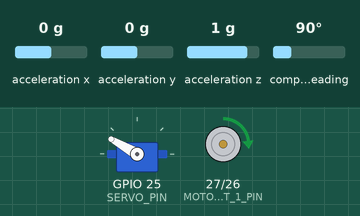
Recording of a sketch running on a simulated ESP32. On the bench: servo, motor-driver pin pairs drawn as motors (green arrow = first pin HIGH = forward, orange = second pin HIGH = backward, longer = more drive, scaled by the enable pin). The test bench sets the inputs (shaded band); at power-on: acceleration x 0 g, acceleration y 0 g, acceleration z 1 g, compass heading 90°. What the sketch prints to the serial monitor is not drawn.

Above: at 1.2 s.
1.3 s: acceleration x set to 0.8 g
At 2.1 s:
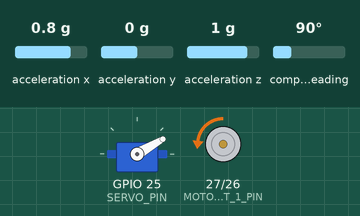
4.3 s: acceleration x set to -0.2 g
7.3 s: acceleration x set to -0.5 g
Timing chart, 0 to 16.3 s (numbered marks = the images above; inputs shaded):
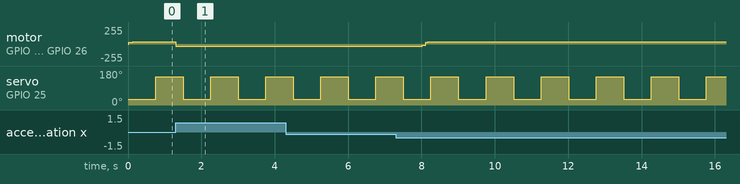

Measured:
- after the input at 1.3 s, motor on GPIO 27 (MOTOR_1_INPUT_1_PIN) / GPIO 26 (MOTOR_1_INPUT_2_PIN): forward 36/255 → backward 36/255 at once
- by itself, servo on GPIO 25 (SERVO_PIN): alternates 150° for 0.75 s and 30° for 0.75 s

The sketch:

Proyecto_dirigible.ino
```cpp
// Use only core 1 for demo purposes
#if CONFIG_FREERTOS_UNICORE
  static const BaseType_t app_cpu = 0;
#else
  static const BaseType_t app_cpu = 1;
#endif
//FREERTOS
///////////

//*****************************************************************************
// Libraries
#include <Adafruit_Sensor.h>
#include <Adafruit_BNO055.h>
#include <utility/imumaths.h>
#include <Wire.h>
#include <Servo.h>
//*****************************************************************************

//*****************************************************************************
// Defines
#define DELAY_PERIOD_MS 5
#define DELAY_FLOAT_IN_SECONDS (0.005f)
#define SWEEP_SERVO_DELAY_MS 750

//i2c
#define I2C_CLOCK_SPEED 400000
#define SDA 21
#define SCL 22


//Define motor pins and pwm channels
#define MIN_VOLTAGE_H_BRIDGE  2.4
#define ENABLE_1_PIN 33
#define MOTOR_1_INPUT_1_PIN 27
#define MOTOR_1_INPUT_2_PIN 26
#define PWM_FREQUENCY 30000
#define PWM_RESOLUTION_BITS 16
#define MOTOR_1_PWM_CHANNEL 0
#define MIN_PWM_FOR_DRIVER  3500
#define MAX_PWM_FOR_DRIVER  9200

//Servo Defines
#define SERVO_PIN 25
#define MIN_POS_SERVO 0
#define MAX_POS_SERVO 180
#define SWEEP_SPAN 60

//*****************************************************************************

//*****************************************************************************
// ENUM
enum motors{MOTOR_1 =0, MOTOR_2};
// Check I2C device address and correct line below (by default address is 0x29 or 0x28)
//                                   id, address
Adafruit_BNO055 bno = Adafruit_BNO055(55, 0x28);

//*****************************************************************************

//*****************************************************************************
// Global variables

//motors global
int pwm = MIN_PWM_FOR_DRIVER;


// Servo variables
Servo tail_servo;
int ang_pos_servo = 90;

//PID 1  VARIABLES
float PID_1_kp = 15;
float PID_1_ki = 1;
float PID_1_kd = 0.18;
float reference = 0;           //Should be pitch
float angle_error_PID_1 = 0.0;
float previous_angle_error_PID_1 = 0.0;
float PID_1_p = 0.0, PID_1_i = 0.0, PID_1_d = 0.0, PID_1_total = 0.0;
int u_k_PID_1 = MIN_PWM_FOR_DRIVER;


//PID 2  VARIABLES
float PID_2_kp = 200; //Mine was 8_
//float PID_2_ki = 8; //Mine was 0.2
float PID_2_kd = 1500; //Mine was 3100
float angle_error_PID_2 = 0.0;
float previous_angle_error_PID_2 = 0.0;
float PID_2_p = 0.0, PID_2_i = 0.0, PID_2_d = 0.0, PID_2_total = 0.0;
int u_k_PID_2 = MIN_PWM_FOR_DRIVER;

//IMU ADAFRUIT LIBRARY
sensors_event_t event;

//IMU ANGLES in degrees
float roll = 5;
float pitch = 6;
float yaw= 7;

//ANGLES REFERENCE VARIABLES
float roll_reference = 5;
float pitch_reference = 6;
float yaw_reference = 7;

//Semaphores
static SemaphoreHandle_t print_sem;     // Waits for parameter to be read
static SemaphoreHandle_t PID_1_sem;     // Waits for parameter to be read


//*****************************************************************************


//*****************************************************************************
// Functions
//MPU6050
void set_mpu6050(void);
void calibrate_mpu6050(void);

//MPU6050
void set_BNO055(void);

// MOTORS
void set_motor(void);
void set_motor_forward(motors A);
void set_motor_backward(motors A);
void set_servo(void);


//*****************************************************************************


//*****************************************************************************
// Tasks

// Producer: write a given number of times to shared buffer
void IMU_get_data(void *parameters)
{
  while(1)
  {
    bno.getEvent(&event);
    yaw = (float)event.orientation.x;
    pitch = (float)event.orientation.y;
    roll = (float)event.orientation.z;

    // Release the binary semaphore
    xSemaphoreGive(print_sem);
    xSemaphoreGive(PID_1_sem);
    vTaskDelay(DELAY_PERIOD_MS / portTICK_PERIOD_MS);
  }
}

void IMU_print_data(void *parameters)
{
  //delay(4000);
  //Serial.println("Pitch Pitch_reference uk");
  while(1)
  {
    xSemaphoreTake(print_sem, portMAX_DELAY);

    /*
    Serial.print(yaw);
    Serial.print(F(" "));
    */


//    Serial.print(pitch);
//    Serial.print(F(" "));

    /*
    Serial.print(roll);
    Serial.print(F(" "));
    */

    //References
    //Serial.println(yaw_reference);
    //Serial.print(F(" "));

//    Serial.print(pitch_reference);
//    Serial.print(F(" "));

    //Serial.println(roll_reference);
    //Serial.print(F(" "));

    vTaskDelay(DELAY_PERIOD_MS / portTICK_PERIOD_MS);
  }
}

void servo_angular_velocity_task(void *parameters)
{
  static bool turn = false;
  while(1)
  {

    if(false == turn)
    {
      tail_servo.write(ang_pos_servo - SWEEP_SPAN);
      turn = true;
    }
    else
    {
      tail_servo.write(ang_pos_servo + SWEEP_SPAN );
      turn = false;
    }
    vTaskDelay(SWEEP_SERVO_DELAY_MS / portTICK_PERIOD_MS);
  }
}

//calculate references for controllers
void References_task(void *parameters)
{
  while (1)
  {
    roll_reference = 0;   //forward and backwar tilt, z,x
    pitch_reference = 6;  // NOT USED z,y
    yaw_reference = 7;    // x,y angle
    vTaskDelay(DELAY_PERIOD_MS / portTICK_PERIOD_MS);
  }
}

void PID_motor_DC_1(void *parameters) //
{
  float mapped_value = 0.0;
  while (1)
  {
    //xSemaphoreTake(PID_1_sem, portMAX_DELAY);
    angle_error_PID_1 = pitch_reference  - pitch;
    Serial.println(angle_error_PID_1);
    PID_1_p = PID_1_kp * angle_error_PID_1;
    PID_1_d = PID_1_kd * ( (angle_error_PID_1 - previous_angle_error_PID_1) / DELAY_FLOAT_IN_SECONDS );
/*
    if(-3 < angle_error_PID_1 && angle_error_PID_1 < 3)
    {

    }
    */
      PID_1_i = PID_1_i + (PID_1_kd * angle_error_PID_1);
      /*
    }
    else
    {
      PID_1_i = 0;
    }
*/
    PID_1_total = PID_1_p + PID_1_i + PID_1_d;
    //Serial.print(PID_1_total);
    //Serial.print("\t");
    //change motor spin
    if(0 <= PID_1_total)
    {
      set_motor_forward(MOTOR_1);
      u_k_PID_1 = PID_1_total;
    }
    else
    {
      set_motor_backward(MOTOR_1);
      u_k_PID_1 = PID_1_total*-1;
    }

    if (150 <= u_k_PID_1)
    {
      u_k_PID_1 = 150;
    }

    //Serial.println(u_k_PID_1);


    mapped_value = map(u_k_PID_1, 0, 150, MIN_PWM_FOR_DRIVER -500 ,MAX_PWM_FOR_DRIVER );

    //Serial.println(mapped_value);
    ledcWrite(MOTOR_1_PWM_CHANNEL, mapped_value);
    previous_angle_error_PID_1 = angle_error_PID_1;

    vTaskDelay(DELAY_PERIOD_MS / portTICK_PERIOD_MS);
  }
}

void PID_tail(void *parameters) //
{
  float mapped_value = 0.0;
  while (1)
  {
    //xSemaphoreTake(PID_1_sem, portMAX_DELAY);
    angle_error_PID_2 = yaw_reference  - yaw;
    PID_2_p = PID_2_kp * angle_error_PID_2;
    PID_2_d = PID_2_kd * ( (angle_error_PID_2 - previous_angle_error_PID_2) / DELAY_FLOAT_IN_SECONDS );

    if(-3 < angle_error_PID_2 && angle_error_PID_2 < 3)
    {
      PID_2_i = PID_2_i + (PID_2_kd * angle_error_PID_2);
    }
    else
    {
      PID_2_i = 0;
    }

    PID_2_total = PID_2_p + PID_2_i + PID_2_d;

    PID_2_total = map(PID_2_total, -150, 150, 0, 150);

    if(PID_2_total < 30)
    {
      PID_2_total = 30;
    }
    if(PID_2_total > 160)
    {
      PID_2_total = 150;
    }
    //Serial.println(u_k_PID_1);

    ang_pos_servo = PID_2_total;
    tail_servo.write(ang_pos_servo);

    previous_angle_error_PID_2 = angle_error_PID_2;

    vTaskDelay(DELAY_PERIOD_MS / portTICK_PERIOD_MS);
  }
}

//*****************************************************************************
// Main (runs as its own task with priority 1 on core 1)

void setup() {

  Serial.begin(115200);
  Wire.begin(SDA, SCL, I2C_CLOCK_SPEED);
  while (!Serial)
  {
    delay(10); // will pause Zero, Leonardo, etc until serial console opens
  }

  //set the IMU to desired
  set_BNO055();

  //set motors
  set_motor();
  //Set Servo
  set_servo();

  // Create mutexes and semaphores before starting tasks
  print_sem = xSemaphoreCreateBinary();
  PID_1_sem = xSemaphoreCreateBinary();

    xTaskCreatePinnedToCore(
                          IMU_get_data,   /* Function to implement the task to get the MPU data an conver it to navegation angles */
                          "IMU", /* Name of the task */
                          1300,      /* Stack size in words */
                          NULL,       /* Task input parameter */
                          4,          /* Higher Priority */
                          NULL,       /* Task handle. */
                          app_cpu);  /* Core where the task should run */

    xTaskCreatePinnedToCore(
                          IMU_print_data,   /* Function to implement the task print the navegation angles */
                          "Print IMU", /* Name of the task */
                          1024,      /* Stack size in words */
                          NULL,       /* Task input parameter */
                          3,          /* Priority of the task */
                          NULL,       /* Task handle. */
                          app_cpu);  /* Core where the task should run */

    xTaskCreatePinnedToCore(
                          References_task,   /* Function to implement the task to make references por PID controler DC motor*/
                          "Direction", /* Name of the task */
                          900,      /* Stack size in words */
                          NULL,       /* Task input parameter */
                          3,          /* Priority of the task */
                          NULL,       /* Task handle. */
                          app_cpu);  /* Core where the task should run */

    xTaskCreatePinnedToCore(
                      PID_motor_DC_1,   /* Function to implement the task PID controles por DC motor for pitch control*/
                      "SPEED", /* Name of the task */
                      900,      /* Stack size in words */
                      NULL,       /* Task input parameter */
                      4,          /* Priority of the task */
                      NULL,       /* Task handle. */
                      app_cpu);  /* Core where the task should run */

    xTaskCreatePinnedToCore(
                      servo_angular_velocity_task,   /* Function to implement the task to get the MPU data an conver it to navegation angles */
                      "Tail movement", /* Name of the task */
                      900,      /* Stack size in words */
                      NULL,       /* Task input parameter */
                      3,          /* Higher Priority */
                      NULL,       /* Task handle. */
                      app_cpu);  /* Core where the task should run */

}

void loop()
{
}

void set_motor(void)
{
  // sets the pins as outputs for motor 1:
  pinMode(MOTOR_1_INPUT_1_PIN, OUTPUT);
  pinMode(MOTOR_1_INPUT_2_PIN, OUTPUT);
  pinMode(ENABLE_1_PIN, OUTPUT);

  // configure LED PWM functionalitites
  ledcSetup(MOTOR_1_PWM_CHANNEL, PWM_FREQUENCY, PWM_RESOLUTION_BITS);

  // attach the channel to the GPIO to be controlled
  ledcAttachPin(ENABLE_1_PIN, MOTOR_1_PWM_CHANNEL);

  //set outputs on LOW
  digitalWrite(MOTOR_1_INPUT_1_PIN, LOW);
  digitalWrite(MOTOR_1_INPUT_2_PIN, LOW);
}

void set_motor_forward(motors A)
{
    if(MOTOR_1==A)
  {
    digitalWrite(MOTOR_1_INPUT_2_PIN, LOW);
    digitalWrite(MOTOR_1_INPUT_1_PIN, HIGH);
  }
  else
  {

  }
}

void set_motor_backward(motors A)
{
  if(MOTOR_1==A)
  {
    digitalWrite(MOTOR_1_INPUT_1_PIN, LOW);
    digitalWrite(MOTOR_1_INPUT_2_PIN, HIGH);
  }
  else
  {

  }
}

void set_servo(void)
{
    tail_servo.attach(SERVO_PIN);  // attaches the servo on pin 13 to the servo object
    tail_servo.write(ang_pos_servo);
}


void set_BNO055(void)
{
  ///////////////

    if(!bno.begin())
  {
    /* There was a problem detecting the BNO055 ... check your connections */
    Serial.print("Ooops, no BNO055 detected ... Check your wiring or I2C ADDR!");
    while(1);
  }
  /* Use external crystal for better accuracy */
  bno.setExtCrystalUse(true);

  delay(1);
}
```
